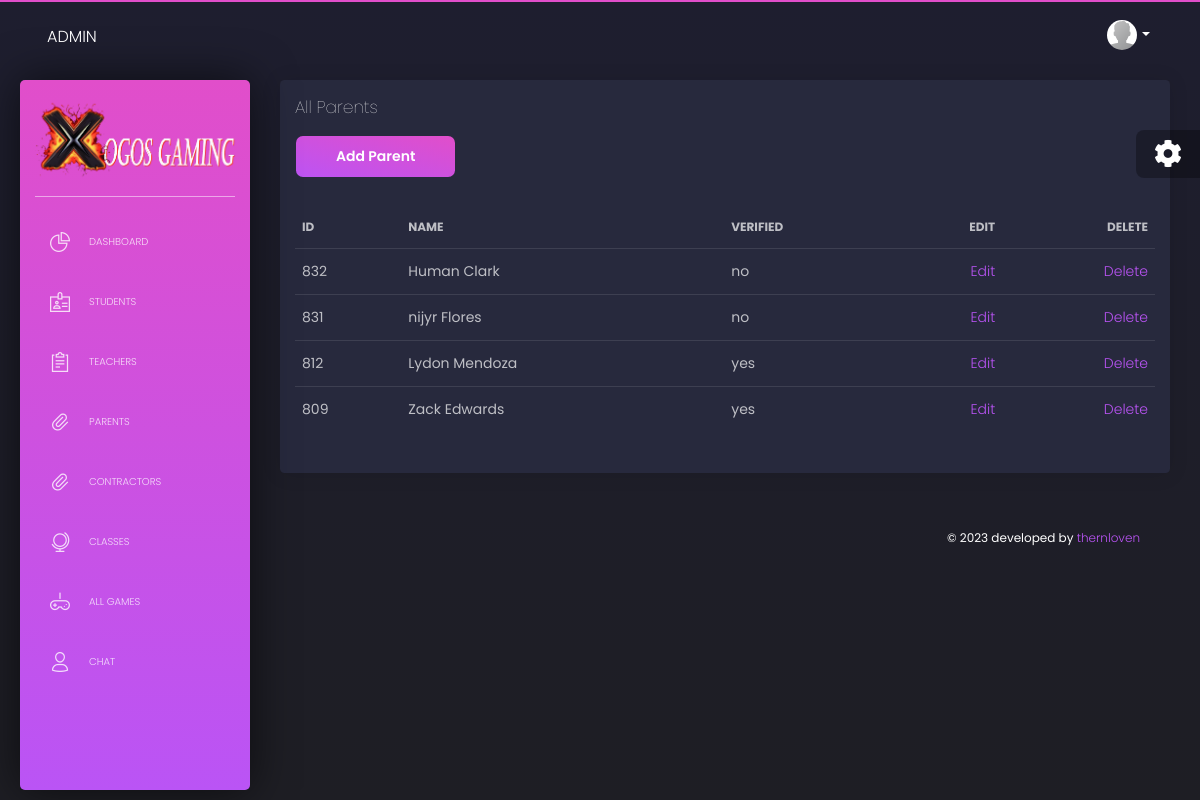
Screenshot of /admin/parents.php (signed in) with the database file from the repository.
### tables this page shows
CREATE TABLE `users` (
  `user_id` int NOT NULL,
  `admin_id` int DEFAULT '0',
  `contractor_id` int DEFAULT '0',
  `parent_id` int DEFAULT '0',
  `student_id` int DEFAULT '0',
  `t_student_id` int DEFAULT '0',
  `teacher_id` int DEFAULT '0',
  `class_id` int DEFAULT NULL,
  `company` varchar(255) DEFAULT NULL,
  `firstname` varchar(255) DEFAULT NULL,
  `lastname` varchar(255) DEFAULT NULL,
  `img` text,
  `address` varchar(255) DEFAULT NULL,
  `phone` varchar(255) DEFAULT NULL,
  `city` varchar(255) DEFAULT NULL,
  `state` varchar(255) DEFAULT NULL,
  `zip` varchar(255) DEFAULT NULL,
  `email` varchar(255) DEFAULT NULL,
  `username` varchar(255) DEFAULT NULL,
  `password` varchar(255) DEFAULT NULL,
  `unhashed_pass` varchar(200) DEFAULT NULL,
  `confirm_p` varchar(255) DEFAULT NULL,
  `user_role` varchar(255) DEFAULT NULL,
  `kids_count` int DEFAULT '0',
  `token_lr` text,
  `token_tq` text,
  `token` text,
  `verified` varchar(5) DEFAULT 'no',
  `active` varchar(5) DEFAULT 'no',
  `is_affiliate` tinyint NOT NULL DEFAULT '0',
  `affiliated_by` int DEFAULT NULL,
  `total_coins_lr` varchar(255) DEFAULT NULL,
  `total_time_lr` varchar(255) DEFAULT NULL,
  `timestamp_lr` timestamp NOT NULL DEFAULT CURRENT_TIMESTAMP
);

### admin/includes/all_parents.php (shortened to what this page needs)
<?php include "includes/sidebar.php" ?>
<?php include "includes/navbar.php"; ?>
<div class="content">
<div class="row">
          <div class="col-md-12">
            <div class="card ">
              <div class="card-header">
                <h4 class="card-title"> All Parents</h4>
                        <div class="form-group">
                            <button type="button" class="btn btn-primary" data-toggle="modal" data-target="#exampleModalCenterParent">Add Parent</button>
                        </div>
              </div>
              <div class="card-body">
                <div class="table-responsive">
                <table class="table tablesorter">
                        <thead class="text-primary">
                            <tr>
                                <th>Id</th>
                                <th>Name</th>
                                <th>Verified</th>
                                <th class="text-right">Edit</th>
                                <th class="text-right">Delete</th>
                            </tr>
                        </thead>
                        <tbody>
                        <?php
                        $query = "SELECT * FROM users WHERE user_role = 'parent' ORDER BY user_id DESC ";
                        $select_student = mysqli_query($connection, $query);
                        while ($row = mysqli_fetch_assoc($select_student)) {
                        $user_id   = $row['user_id'];
                        $firstname = $row['firstname'];
                        $lastname  = $row['lastname'];
                        $verified  = $row['verified'];
                        echo "<tr>";
                            echo "<td>$user_id</td>";
                            echo "<td>$firstname $lastname</td>";
                            echo "<td>$verified</td>";
                            echo "<td class='text-right'><a href='parents.php?source=edit_parent&edit_parent={$user_id}'>Edit</a></td>";
                            echo "<td class='text-right'><a onClick=\"javascript: return confirm('Are you sure you want to delete?'); \"href='parents.php?delete={$user_id}'>Delete</a></td>";
                            echo "</tr>";
                        }
                        ?>
                   </tbody>
                   </table>
                </div>
              </div>
            </div>
          </div>
</div>

### rows the page displays
users: user_id "832", firstname "Human", lastname "Clark", verified "no"
users: user_id "831", firstname "nijyr", lastname "Flores", verified "no"
users: user_id "812", firstname "Lydon", lastname "Mendoza", verified "yes"
users: user_id "809", firstname "Zack", lastname "Edwards", verified "yes"

### other values shown
$_SESSION['user_role'] "ADMIN"
